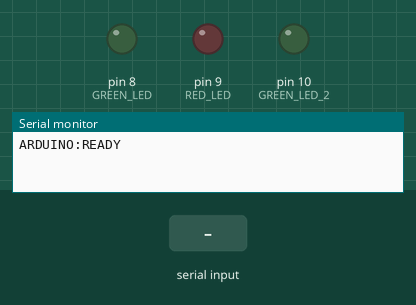
Recording of a sketch running on a simulated Arduino Uno, built with avr-gcc and run on an emulated ATmega328P. On the bench: output pins drawn as LEDs (lit = HIGH), the last lines printed to the serial monitor. The inputs (shaded band) are chosen by the test bench.

Above: at 3.4 s.
3.5 s: "EYES_CLOSED\n" received over Serial
At 4.3 s:
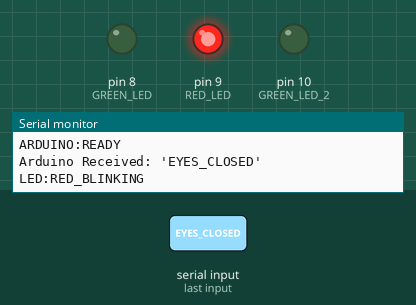
6.5 s: "EYES_OPEN\n" received over Serial
At 6.8 s:
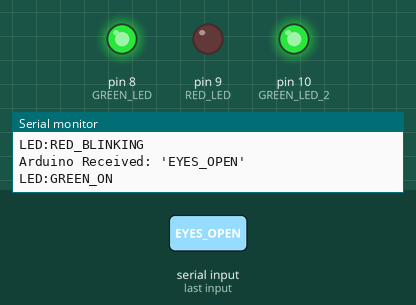
8.0 s: "TEST\n" received over Serial
At 8.9 s:
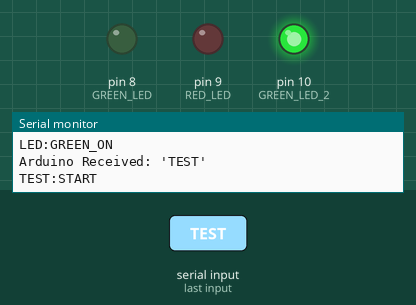
12.5 s: "TEST\n" received over Serial
At 12.9 s:
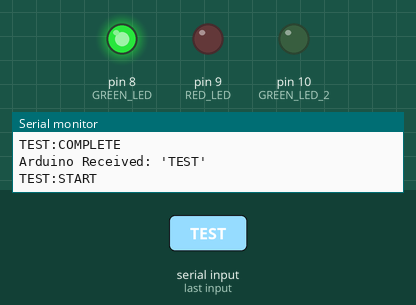
Timing chart, 0 to 15.8 s (numbered marks = the images above; inputs shaded):
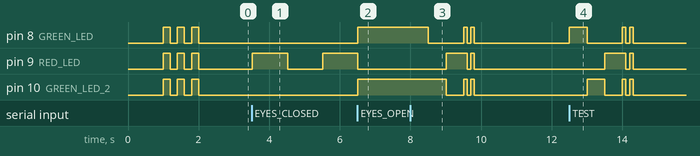

The sketch:

uno.ino
```cpp
const int GREEN_LED = 8;
const int GREEN_LED_2 = 10;
const int RED_LED = 9;

String inputString = "";
boolean stringComplete = false;

bool eyesOpen = false;
bool eyesClosed = false;
unsigned long previousMillis = 0;
const long blinkInterval = 1000;

void setup() {
  Serial.begin(9600);
  Serial.setTimeout(50);

  pinMode(GREEN_LED, OUTPUT);
  pinMode(GREEN_LED_2, OUTPUT);
  pinMode(RED_LED, OUTPUT);

  digitalWrite(GREEN_LED, LOW);
  digitalWrite(GREEN_LED_2, LOW);
  digitalWrite(RED_LED, LOW);

  delay(1000);

  Serial.println("ARDUINO:READY");
  blinkAllLEDs(3, 200);
}

void loop() {
  while (Serial.available() > 0) {
    char inChar = (char)Serial.read();

    if (inChar == '\n') {
      stringComplete = true;
    } else {
      inputString += inChar;
    }
  }

  if (stringComplete) {
    processCommand();
    inputString = "";
    stringComplete = false;
  }

  if (eyesClosed) {
    unsigned long currentMillis = millis();
    if (currentMillis - previousMillis >= blinkInterval) {
      previousMillis = currentMillis;
      digitalWrite(RED_LED, !digitalRead(RED_LED));
    }
  } else {
    digitalWrite(RED_LED, LOW);
  }

  delay(5);
}

void processCommand() {
  inputString.trim();

  Serial.print("Arduino Received: '");
  Serial.print(inputString);
  Serial.println("'");

  if (inputString == "EYES_OPEN") {
    eyesOpen = true;
    eyesClosed = false;

    digitalWrite(GREEN_LED, HIGH);
    digitalWrite(GREEN_LED_2, HIGH);
    digitalWrite(RED_LED, LOW);
    Serial.println("LED:GREEN_ON");
  }
  else if (inputString == "EYES_CLOSED") {
    eyesOpen = false;
    eyesClosed = true;

    digitalWrite(GREEN_LED, LOW);
    digitalWrite(GREEN_LED_2, LOW);
    // RED LED will blink in loop
    Serial.println("LED:RED_BLINKING");
  }
  else if (inputString == "BOTH_OFF") {
    eyesOpen = false;
    eyesClosed = false;

    digitalWrite(GREEN_LED, LOW);
    digitalWrite(GREEN_LED_2, LOW);
    digitalWrite(RED_LED, LOW);
    Serial.println("LED:BOTH_OFF");
  }
  else if (inputString == "TEST") {
    runTestSequence();
  }
  else if (inputString == "PING") {
    Serial.println("PONG");
  }
  else {
    Serial.print("UNKNOWN COMMAND: ");
    Serial.println(inputString);
  }
}

void blinkAllLEDs(int count, int duration) {
  for(int i = 0; i < count; i++) {
    digitalWrite(GREEN_LED, HIGH);
    digitalWrite(GREEN_LED_2, HIGH);
    digitalWrite(RED_LED, HIGH);
    delay(duration);
    digitalWrite(GREEN_LED, LOW);
    digitalWrite(GREEN_LED_2, LOW);
    digitalWrite(RED_LED, LOW);
    delay(duration);
  }
}

void runTestSequence() {
  Serial.println("TEST:START");

  digitalWrite(GREEN_LED, HIGH);
  delay(500);
  digitalWrite(GREEN_LED, LOW);

  digitalWrite(GREEN_LED_2, HIGH);
  delay(500);
  digitalWrite(GREEN_LED_2, LOW);

  digitalWrite(RED_LED, HIGH);
  delay(500);
  digitalWrite(RED_LED, LOW);

  blinkAllLEDs(2, 100);

  Serial.println("TEST:COMPLETE");
}
```

Measured:
- after the input at 3.5 s, pin 9 (RED_LED): LOW → HIGH at once, → LOW 1.0 s later, → HIGH 1.0 s later
- after the input at 6.5 s, pin 8 (GREEN_LED), pin 10 (GREEN_LED_2): LOW → HIGH at once; pin 9 (RED_LED): goes on until 6.5 s, then stays LOW
- after the input at 8.0 s, pin 8 (GREEN_LED): goes LOW 1.0 s, HIGH 0.10 s, LOW 0.10 s, HIGH 0.10 s, then LOW, starting after 0.51 s; pin 9 (RED_LED): LOW → HIGH after 1.0 s, → LOW 0.60 s later, → HIGH 0.10 s later, → LOW 0.10 s later; pin 10 (GREEN_LED_2): goes LOW 0.50 s, HIGH 0.10 s, LOW 0.10 s, HIGH 0.10 s, then LOW, starting after 1.0 s
- after the input at 12.5 s, pin 8 (GREEN_LED): goes HIGH 0.50 s, LOW 1.0 s, HIGH 0.10 s, LOW 0.10 s, HIGH 0.10 s, then LOW, starting at once; pin 9 (RED_LED): LOW → HIGH after 1.0 s, → LOW 0.60 s later, → HIGH 0.10 s later, → LOW 0.10 s later
